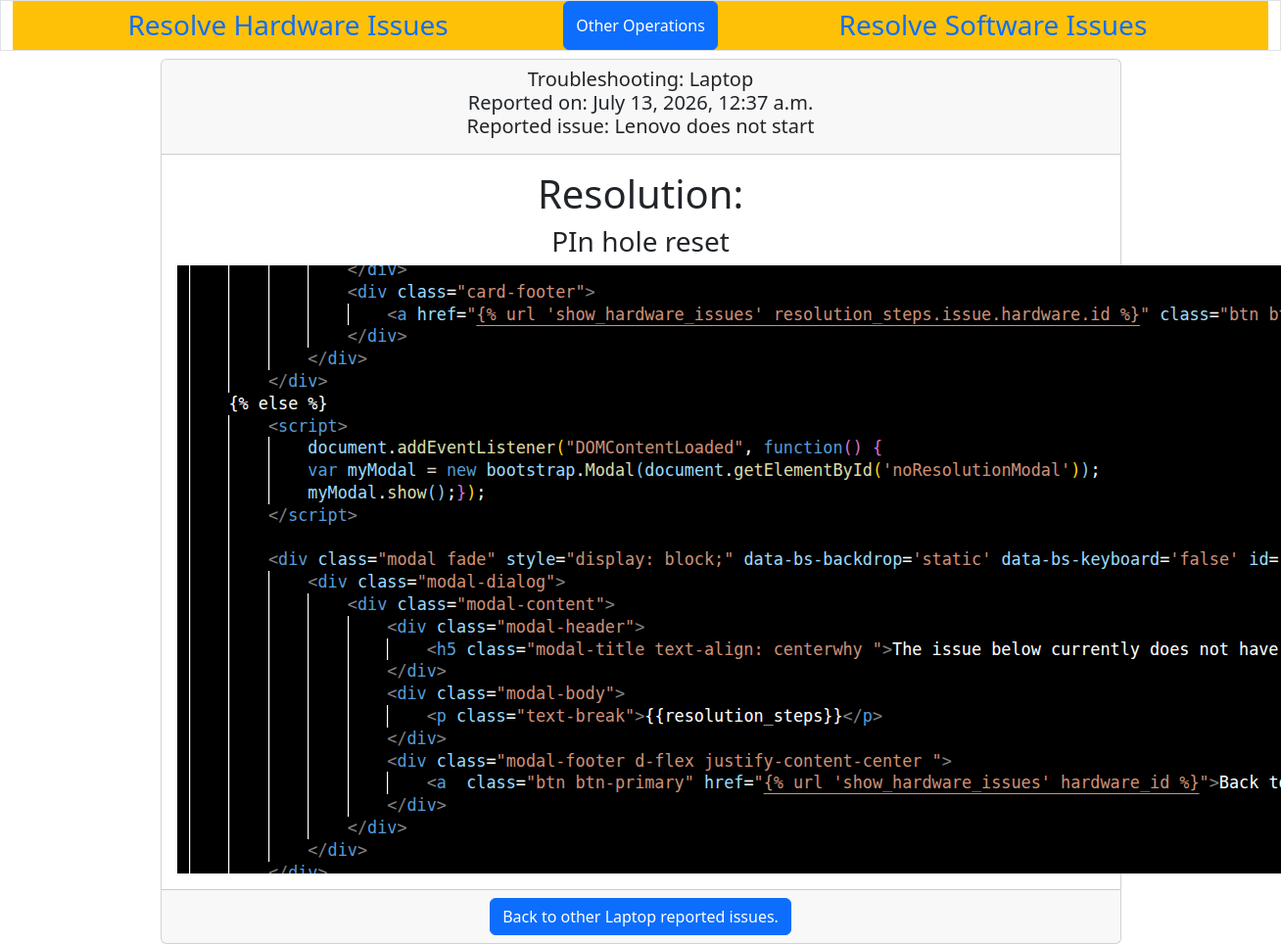
The app's page /solvecenter/show_hardware_resolution/26 with its own data.
### solvecenter/models.py (models this page shows, shortened)
class Issue(models.Model):
    hardware = models.ForeignKey(Hardware, null=True, blank=True, on_delete=models.SET_NULL)
    software = models.ForeignKey(Software, null=True, blank=True, on_delete=models.SET_NULL)
    issue_pic = models.ImageField(upload_to='issue_pics/', null=True, blank=True)
    date_reported = models.DateTimeField(auto_now_add=True)
    reported_issue = models.TextField()

class Hardware(models.Model):
    hardware_device = models.CharField(max_length=250)
    slug = models.SlugField(max_length=250)
    class Meta:
        ordering=['hardware_device']
        verbose_name_plural = "Hardware"
    def __str__(self):
        return self.hardware_device

class Resolution(models.Model):
    issue = models.OneToOneField(Issue,on_delete=models.CASCADE, primary_key=True ,related_name='resolutions')
    resolution_pic = models.ImageField(upload_to='resolution_pics/', blank=True, null=True)
    date_reported = models.DateTimeField(auto_now_add=True)
    reported_resolution = models.TextField()

### solvecenter/views.py (the view)
# urls.py: path('show_hardware_resolution/<int:id>',views.show_hardware_resolution,name='show_hardware_resolution'),
def show_hardware_resolution(request,id): #receiving the issue with this id
    try:
        issue_selected = Issue.objects.get(id=id)
        resolution_to_issue = issue_selected.resolutions.reported_resolution
        hardware_selected = issue_selected.hardware_id
        return render(request,  'show_hardware_resolution.html',{'issue_selected': issue_selected, 'resolution_to_issue': resolution_to_issue, 'hardware_selected':hardware_selected})
    except Resolution.DoesNotExist: # except Issue.DoesNotExist:
        issue_selected =  Issue.objects.get(id=id)
        hardware_selected = issue_selected.hardware_id
        return render(request, 'show_hardware_resolution.html',{'issue_selected': issue_selected, 'hardware_selected': hardware_selected})

### solvecenter/templates/show_hardware_resolution.html (shortened to what this page needs)
{% extends "base.html" %}
{% block content %}
    {% if resolution_to_issue %}
        <div class="d-flex justify-content-center">
            <div class="card w-75 card text-center">
                <div class="card-header">
                    <h5 class="card-title">Troubleshooting: {{issue_selected.hardware}} <br>Reported on: {{issue_selected.date_reported}}
                        <br>Reported issue: {{issue_selected.reported_issue}}
                    </h5>
                </div>
                <div class="card-body">
                    <h1>Resolution:</h1>
                    <h3>{{resolution_to_issue}}</h3>
                    {% if issue_selected.resolutions.resolution_pic %}
                    <img src="{{issue_selected.resolutions.resolution_pic.url}}"></img>
                    {% endif %}
                </div>
                <div class="card-footer">
                    <a href="{% url 'show_hardware_issues' hardware_selected %}" class="btn btn-primary">Back to other {{issue_selected.hardware}} reported issues.</a>
                </div>
            </div>
        </div>
    {% endif %}
{% endblock %}

### records on screen
Issue: hardware "Laptop", date_reported "July 13, 2026, 12:37 a.m.", reported_issue "Lenovo does not start", resolutions.resolution_pic (picture)
Resolution: reported_resolution "PIn hole reset"
